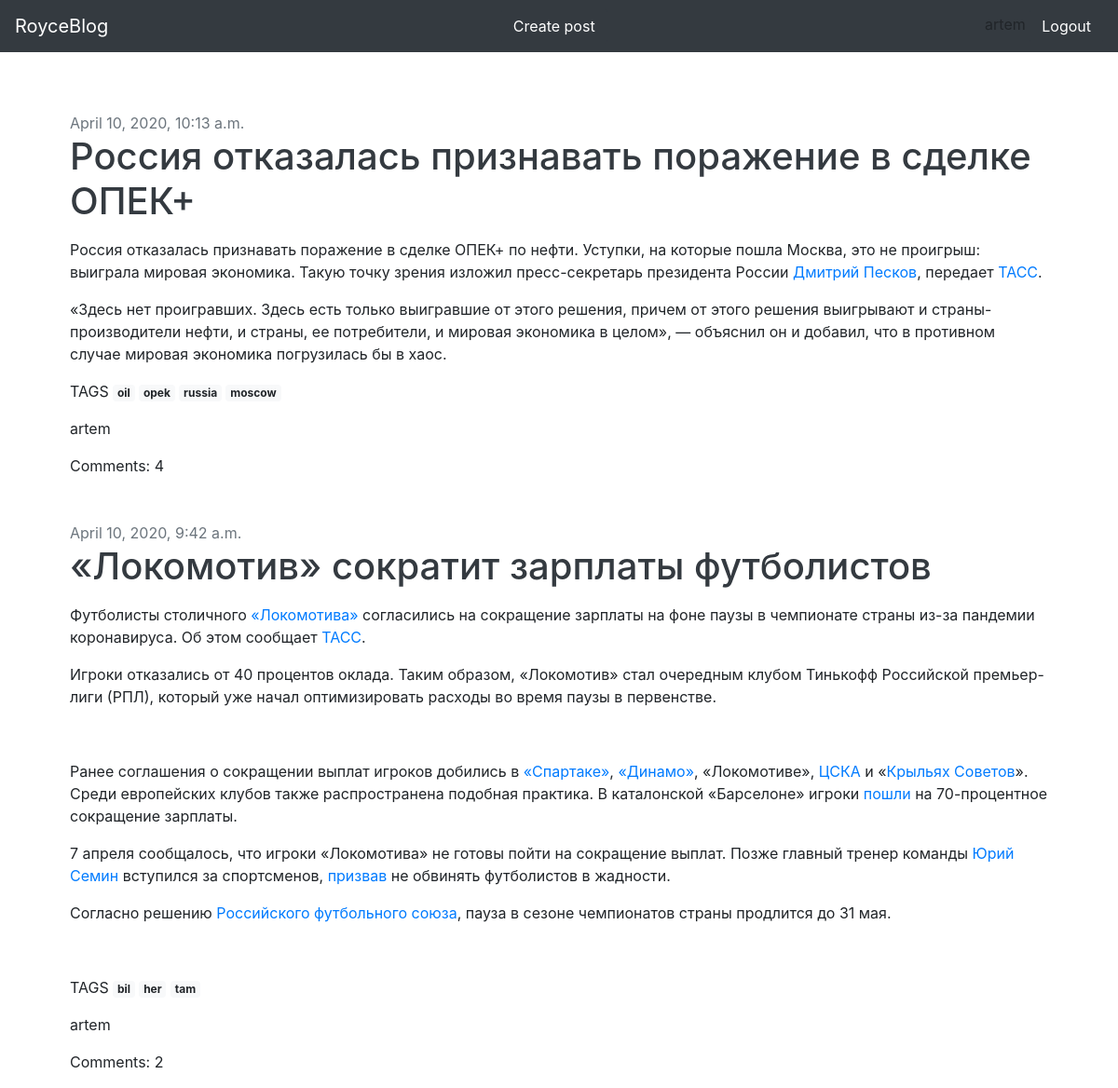
The app's page / (signed in) with its own data.
### blog/models.py (models this page shows, shortened)
class Post(models.Model):
    title = models.CharField(max_length=150, db_index=True)
    slug = models.SlugField(max_length=150, unique=True)
    text = RichTextField(blank=True, null=True)
    date_published = models.DateTimeField(auto_now_add=True)
    tags = TaggableManager()
    author = models.ForeignKey(User, on_delete=models.CASCADE, null=True, blank=True)
    def get_absolute_url(self):
        return reverse('post_detail_url', kwargs={'post_slug': self.slug})

### blog/views.py (the view)
# urls.py: path('', views.Home.as_view(), name='index_url'),
class Home(View):
    def get(self, request):
        posts = Post.objects.all().order_by('-date_published')
        return render(request, 'index.html', {'posts': posts})

### templates/index.html (shortened to what this page needs)
{% extends 'base.html' %}
{% block content %}
    <div class="container">
        <div class="row">
            <div class="col-md">
                {% for post in posts %}
                    {% include 'post_card.html' %}
                {% endfor %}
            </div>
        </div>
    </div>
{% endblock %}

### templates/base.html (shortened to what this page needs)
<!doctype html>
<html lang="en">
<head>
    <link rel="stylesheet" href="https://stackpath.bootstrapcdn.com/bootstrap/4.4.1/css/bootstrap.min.css"
>
</head>
<body>
<nav class="navbar navbar-dark bg-dark">
    <a class="navbar-brand" href="/">RoyceBlog</a>
    <a href="/create_post" class="btn btn-dark text-white" role="button">Create post</a>
    <div>
        {% if user.is_authenticated %}
            {{ user.username }} <a href="/accounts/logout" class="btn btn-dark text-white" role="button">Logout</a>
        {% else %}
            <a href="/accounts/login" class="btn btn-dark text-white" role="button">Sign in</a>
            <a href="/accounts/signup" class="btn btn-dark text-white" role="button">Sign up</a>
        {% endif %}
    </div>
</nav>
<div class="container mt-3">
    {% block content %}
    {% endblock %}
</div>
</body>
</html>

### templates/post_card.html (shortened to what this page needs)
<div class="container mt-5"><p class=" text-secondary mb-0">{{ post.date_published }}</p>
    <h1><a href="{{ post.get_absolute_url }}" class="text-decoration-none text-dark">{{ post.title }}</a></h1>
    <p>{{ post.text | safe }}</p>
    <p>TAGS {% for tag in post.tags.all %}
        <a class="badge badge-light" href="{% url 'tag_detail_url' tag.slug %}">{{ tag }}</a>
    {% endfor %}</p>
    <p>{{ post.author }}</p>
    <p>Comments: {{ post.comments.all.count }}</p>
</div>

### records on screen
Post: date_published "April 10, 2020, 10:13 a.m.", title "Россия отказалась признавать поражение в сделке ОПЕК+", text "Россия отказалась признавать поражение в сделке ОПЕК+ по нефти. Уступки, на которые пошла Москва, это не проигрыш: выиграла мировая экономика. Такую точку зрения изложил пресс-секретарь президента России Дмитрий Песков , передает ТАСС . «Здесь нет проигравших. Здесь есть только выигравшие от этого решения, причем от этого решения выигрывают и страны-производители нефти, и страны, ее потребители, и мировая экономика в целом», — объяснил он и добавил, что в противном случае мировая экономика погрузилась бы в хаос.", author "artem", comments.all.count "4"
Tag: name "oil"
Tag: name "opek"
Tag: name "russia"
Tag: name "moscow"
Post: date_published "April 10, 2020, 9:42 a.m.", title "«Локомотив» сократит зарплаты футболистов", text "Футболисты столичного «Локомотива» согласились на сокращение зарплаты на фоне паузы в чемпионате страны из-за пандемии коронавируса. Об этом сообщает ТАСС . Игроки отказались от 40 процентов оклада. Таким образом, «Локомотив» стал очередным клубом Тинькофф Российской премьер-лиги (РПЛ), который уже начал оптимизировать расходы во время паузы в первенстве. Ранее соглашения о сокращении выплат игроков добились в «Спартаке» , «Динамо» , «Локомотиве», ЦСКА и « Крыльях Советов ». Среди европейских клубов также распространена подобная практика. В каталонской «Барселоне» игроки пошли на 70-процентное сокращение зарплаты. 7 апреля сообщалось, что игроки «Локомотива» не готовы пойти на сокращение…", author "artem", comments.all.count "2"
Tag: name "bil"
Tag: name "her"
Tag: name "tam"

### other values on screen
{{ user.username }} "artem"
